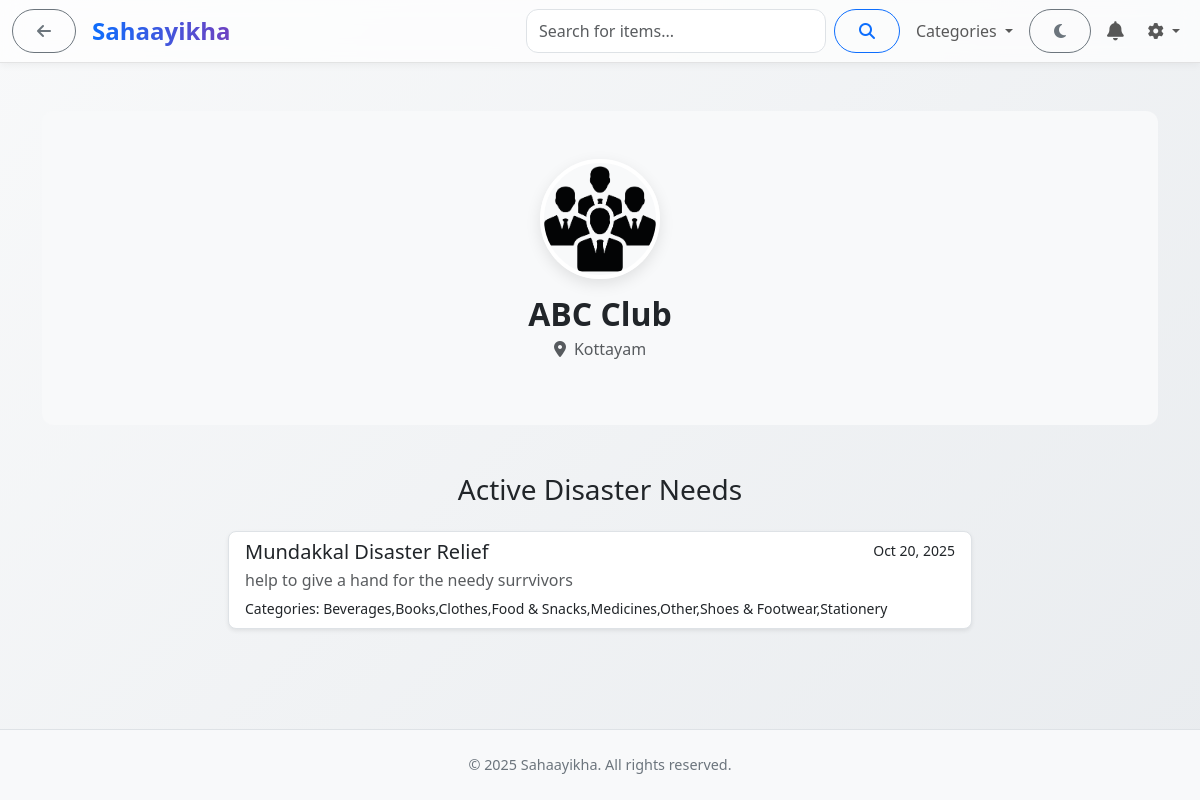
Page /organization/1 (signed in) on the earlier database version.
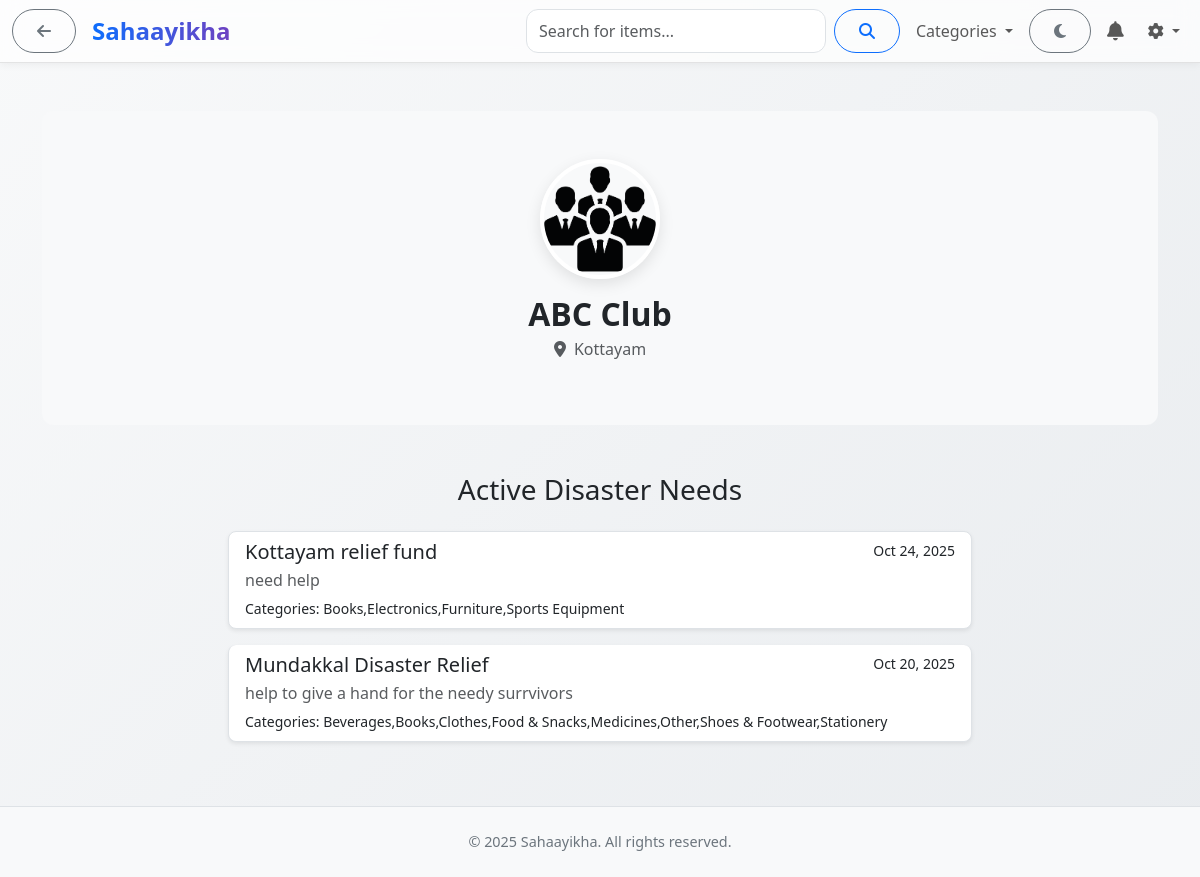
Same page on the later database version.
### app/models.py (models this page shows, shortened)
class Organization(UserMixin, db.Model):
    __tablename__ = "organizations"
    org_id = db.Column(db.Integer, primary_key=True)
    name = db.Column(db.String(255), nullable=False)
    email = db.Column(db.String(255), unique=True, nullable=False)
    password = db.Column(db.String(255), nullable=False)
    phone = db.Column(db.String(100))
    location = db.Column(db.String(255))
    profile_picture = db.Column(db.String(255), nullable=True)
    status = db.Column(db.String(50), default="Pending")
    registered_at = db.Column(db.DateTime, default=datetime.utcnow)
    description = db.Column(db.Text, nullable=True)
    otp = db.Column(db.String(6), nullable=True)
    otp_expiry = db.Column(db.DateTime, nullable=True)
    is_verified = db.Column(db.Boolean, default=False)
    disaster_needs = db.relationship("DisasterNeed", backref="organization", lazy="dynamic")
    donation_offers = db.relationship('DonationOffer', backref='organization', lazy='dynamic') # Offers received
    chat_sessions = db.relationship("ChatSession", foreign_keys="ChatSession.participant_org_id", lazy="dynamic", back_populates="participant_org")
    bookmarks = db.relationship("Bookmark", foreign_keys="Bookmark.org_id", lazy="dynamic", cascade="all, delete-orphan")

class DisasterNeed(db.Model):
    __tablename__ = "disaster_needs"
    need_id = db.Column(db.Integer, primary_key=True)
    org_id = db.Column(db.Integer, db.ForeignKey("organizations.org_id"), nullable=False, index=True)
    title = db.Column(db.String(255), nullable=True)
    categories = db.Column(db.Text, nullable=True)
    description = db.Column(db.Text, nullable=False)
    location = db.Column(db.String(255), index=True)
    posted_at = db.Column(db.DateTime, default=datetime.utcnow, index=True)
    status = db.Column(db.String(50), default="Active", index=True)
    donation_offers = db.relationship("DonationOffer", backref="need", lazy="dynamic")
    chat_sessions = db.relationship("ChatSession", back_populates="disaster_need", foreign_keys="ChatSession.disaster_need_id")

### app/routes.py (the view)
@main.route('/organization/<int:org_id>')
def public_org_profile(org_id):
    organization = Organization.query.get_or_404(org_id)
    needs = DisasterNeed.query.filter_by(org_id=organization.org_id).order_by(DisasterNeed.posted_at.desc()).all()
    return render_template("public_org_profile.html", organization=organization, needs=needs)

### app/models.py (called while the page is built)
    @reconstructor
    def init_on_load(self):
        self._other_user_instance = None # Cache for get_other_user

### app/routes.py (called while the page is built)
@login_manager.user_loader
def load_user(user_id):
    try:
        prefix, id_str = user_id.split(":")
        id_val = int(id_str)
    except Exception:
        return None
    if prefix == "user":
        return User.query.get(id_val)
    if prefix == "admin":
        return Admin.query.get(id_val)
    if prefix == "org":
        return Organization.query.get(id_val)
    return None

@main.after_request
def add_header(response):
    response.headers['Cache-Control'] = 'no-store, no-cache, must-revalidate, post-check=0, pre-check=0, max-age=0'
    response.headers['Pragma'] = 'no-cache'
    response.headers['Expires'] = '-1'
    return response

### app/templates/public_org_profile.html (shortened to what this page needs)
{% extends "base.html" %}
{% block content %}
<div class="container py-5">
    <div class="profile-header text-center">
        <img src="{{ url_for('static', filename=organization.profile_picture or 'images/orgs_placeholder.png') }}" alt="{{ organization.name }}">
        <h2>{{ organization.name }}</h2>
        <p><i class="fas fa-map-marker-alt me-2"></i>{{ organization.location }}</p>
    </div>
    <h3 class="mb-4 text-center">Active Disaster Needs</h3>
    {% if needs %}
        <div class="list-group col-lg-8 mx-auto">
            {% for need in needs %}
                <a href="{{ url_for('main.make_donation_offer', need_id=need.need_id) }}" class="list-group-item list-group-item-action flex-column align-items-start mb-3 rounded-3 shadow-sm">
                    <div class="d-flex w-100 justify-content-between">
                        <h5 class="mb-1">{{ need.title }}</h5>
                        <small>{{ need.posted_at.strftime('%b %d, %Y') }}</small>
                    </div>
                    <p class="mb-1 text-muted">{{ need.description|truncate(150) }}</p>
                    <small>Categories: {{ need.categories }}</small>
                </a>
            {% endfor %}
        </div>
    {% else %}
        <div class="text-center text-muted border rounded p-5 col-lg-8 mx-auto">
            <i class="fas fa-check-circle fs-3 mb-3"></i>
            <p>{{ organization.name }} has no active disaster needs at the moment.</p>
        </div>
    {% endif %}
</div>
{% endblock %}

### app/templates/base.html (shortened to what this page needs)
<!DOCTYPE html>
<html lang="en">
<head>
    <link href="https://cdn.jsdelivr.net/npm/tom-select@2.2.2/dist/css/tom-select.bootstrap5.min.css" rel="stylesheet">
    <link href="https://cdn.jsdelivr.net/npm/bootstrap@5.3.3/dist/css/bootstrap.min.css" rel="stylesheet">
    <link rel="stylesheet" href="https://cdnjs.cloudflare.com/ajax/libs/font-awesome/6.5.1/css/all.min.css">
    <link rel="stylesheet" href="{{ url_for('static', filename='css/style.css') }}">
</head>
<body id="mainBody">
<nav class="navbar navbar-expand-lg navbar-modern sticky-top">
    <div class="container-fluid">
        <div class="d-flex align-items-center">
            {% if request.endpoint != 'main.home' %}
                <button class="btn btn-outline-secondary me-2" id="backBtn" title="Go Back">
                    <i class="fas fa-arrow-left"></i>
                </button>
            {% endif %}
            <a class="navbar-brand ms-2"
               href="
                    {% if request.endpoint == 'main.home' %}
                        {% if current_user.is_authenticated %}
                            {% if current_user.__class__.__name__ == 'User' %}
                                {{ url_for('main.dashboard') }}
                            {% elif current_user.__class__.__name__ == 'Organization' %}
                                {{ url_for('main.org_dashboard') }}
                            {% elif current_user.__class__.__name__ == 'Admin' %}
                                {{ url_for('main.admin_dashboard') }}
                            {% else %}
                                {{ url_for('main.home') }}
                            {% endif %}
                        {% else %}
                            {{ url_for('main.home') }}
                        {% endif %}
                    {% else %}
                        {{ url_for('main.home') }}
                    {% endif %}
               ">
                <span class="navbar-brand-animated">Sahaayikha</span>
            </a>
        </div>
        <div class="collapse navbar-collapse justify-content-end" id="navbarNav">
            <ul class="navbar-nav align-items-lg-center">
                {% if current_user.is_authenticated and current_user.__class__.__name__ == 'User' %}
                <li class="nav-item mx-lg-2 my-2 my-lg-0 d-none d-lg-block">
                    <form action="{{ url_for('main.items_list') }}" method="GET" class="d-flex">
                        <input class="form-control me-2" type="search" name="search" placeholder="Search for items..." aria-label="Search" style="width: 300px;">
                        <button class="btn btn-outline-primary" type="submit"><i class="fas fa-search"></i></button>
                    </form>
                </li>
                 <li class="nav-item dropdown d-none d-lg-block">
                    <a class="nav-link dropdown-toggle" href="#" id="categoryDropdown" role="button" data-bs-toggle="dropdown" aria-expanded="false">
                        Categories
                    </a>
                </li>
                {% endif %}
                {% if current_user.is_authenticated %}
                    <li class="nav-item ms-lg-2 my-2 my-lg-0">
                        <button id="darkModeToggle" class="btn btn-outline-secondary w-100">
                        </button>
                    </li>
                    {% if current_user.__class__.__name__ == 'User' %}
                    <li class="nav-item ms-lg-2 my-2 my-lg-0">
                        <a class="nav-link navbar-icon-btn position-relative" href="{{ url_for('main.notifications') }}" title="Notifications">
                            <i class="fas fa-bell"></i>
                        </a>
                    </li>
                    {% endif %}
                    <li class="nav-item dropdown ms-lg-2 my-2 my-lg-0">
                        <a class="nav-link dropdown-toggle" href="#" id="userDropdown" role="button" data-bs-toggle="dropdown" aria-expanded="false">
                            <i class="fas fa-cog"></i><span class="d-lg-none ms-2">Account</span>
                        </a>
                    </li>
                {% endif %}
            </ul>
        </div>
    </div>
</nav>
    <main>
        {% block content %}{% endblock %}
    </main>
    <footer class="text-center py-4 mt-auto border-top">
        <p class="mb-0">&copy; 2025 Sahaayikha. All rights reserved.</p>
    </footer>
</body>
</html>

### app/static/css/style.css (style rules this page uses)
body { font-family: 'Segoe UI', Tahoma, Geneva, Verdana, sans-serif; background: linear-gradient(135deg, #f8f9fa, #e9ecef); min-height: 100vh; display: flex; flex-direction: column; transition: background 0.3s ease, color 0.3s ease; }
.navbar { background: #ffffffcc; backdrop-filter: blur(10px); box-shadow: 0 2px 8px rgba(0,0,0,0.05); transition: background 0.3s ease; }
.navbar-brand { font-size: 1.5rem; font-weight: 700; color: #0069d9; }
.navbar-nav .nav-link { font-weight: 500; transition: color 0.3s ease; }
.btn { border-radius: 50px; font-weight: 500; padding: 0.55rem 1.5rem; transition: all 0.25s ease; }
footer { background: #f8f9fa; color: #6c757d; font-size: 0.9rem; padding: 1rem 0; margin-top: auto; transition: background 0.3s ease, color 0.3s ease; }
form .form-control, form .form-select { border-radius: 12px; box-shadow: none; transition: all 0.25s ease; }
.list-group-item { border-radius: 8px; margin-bottom: 8px; transition: all 0.25s ease; }
* { transition: all 0.25s ease; }

### app/templates/base.html (style rules this page uses)
html, body { height: 100%; }
body { display: flex; flex-direction: column; }
main { flex: 1; }
.navbar-modern { background: rgba(255, 255, 255, 0.7); backdrop-filter: blur(10px); border-bottom: 1px solid rgba(0,0,0,0.1); transition: background 0.3s ease; }
.navbar-brand-animated { font-weight: 700; background: linear-gradient(90deg, #0d6efd, #6f42c1, #d63384, #0d6efd); background-size: 300% 100%; -webkit-background-clip: text; -webkit-text-fill-color: transparent; animation: gradient-animation 8s ease-in-out infinite; }
.nav-link { font-weight: 500; transition: color 0.2s ease; }
.navbar-icon-btn { font-size: 1.2rem; padding: 0.5rem; line-height: 1; }

### app/templates/public_org_profile.html (style rules this page uses)
.profile-header { background-color: var(--bs-tertiary-bg); padding: 3rem 1.5rem; border-radius: 0.75rem; margin-bottom: 3rem; }
.profile-header img { width: 120px; height: 120px; border-radius: 50%; object-fit: cover; border: 4px solid var(--bs-body-bg); box-shadow: 0 5px 15px rgba(0,0,0,0.1); margin-bottom: 1rem; }
.profile-header h2 { font-weight: 700; margin-bottom: 0.25rem; }
.profile-header p { color: var(--bs-secondary-color); }

Differences in the rows shown:
added DisasterNeed: title "Kottayam relief fund", posted_at "Oct 24, 2025", description "need help", categories "Books,Electronics,Furniture,Sports Equipment"
